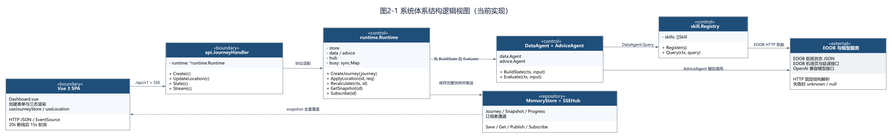
#> input picture .docxwork/out04/images/04_fig002.png, 892 x 138 px, shrunk from 2500 x 388 before the run, found by its file name
$ python measure2.py
#> lines starting #> are read from the running program, lines starting #| are printed output that depends on the picture
from PIL import Image
import numpy as np, os, statistics
base = r"D:\VST DEVELOP\aviation-journey-agent\.docxwork\out04\images"
display = {
 '04_fig002.png': (8.26,1.77), '04_fig003.png': (14.22,2.21), '04_fig004.png': (14.22,2.54),
 '04_fig005.png': (14.22,3.54), '04_fig006.png': (14.22,3.58), '04_fig007.png': (14.22,13.68),
 '04_fig008.png': (14.22,12.04), '04_fig009.png': (14.22,11.5), '04_fig010.png': (13.84,13.31),
 '04_fig011.png': (14.10,12.75), '04_fig012.png': (13.97,9.37), '04_fig013.png': (12.95,12.29),
 '04_fig014.png': (10.16,10.28), '04_fig015.png': (14.22,4.67), '04_fig016.png': (14.22,6.18),
}
for name,(cw,ch) in display.items():
    p = os.path.join(base, name)
    im = Image.open(p).convert('L'); a = np.array(im); h,w = a.shape
#> after `im = Image.open(p).convert('L')`:
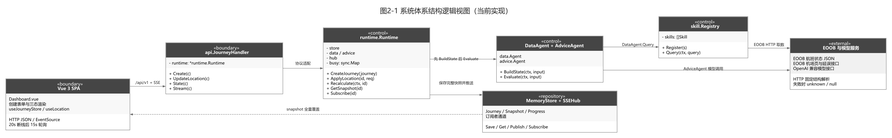
#> im: PIL image 892x138 L; min 42, max 255, mean 233.4
#> after `h, w = a.shape`: h = 138; w = 892
    # restrict to a column band that contains text (avoid big empty areas)
    sub = a[:, int(w*0.04):int(w*0.55)]
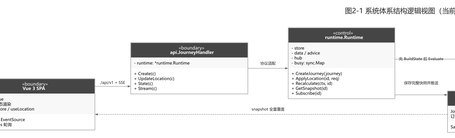
#> sub: shape (138, 455); min 44, max 255, mean 236.4
    dark = (sub < 120).sum(axis=1)
#> dark = 138 values, max 117 at index 43, min 0 at index 0, mean 31.02
    runs=[]; start=None
    for i,v in enumerate(dark):
        if v>1 and start is None: start=i
        elif v<=1 and start is not None:
            runs.append(i-start); start=None
#> this loop made 138 passes
#> v on passes 1 to 12: 0, 0, 0, 0, 0, 0, 0, 0, 11, 3, 13, 9
#> after the loop, runs = [6, 14, 14, 2, 1, 1, 28, 1, 1]
    if start is not None: runs.append(len(dark)-start)
    # single text line runs are the short ones; take the lower quartile-ish representative
    runs = sorted(r for r in runs if r>=4)
#> runs = [6, 14, 14, 28]
    if not runs: continue
    med = statistics.median(runs[:max(3,int(len(runs)*0.6))])
#> med = 14
    cm_per_px = ch/h
#> cm_per_px = 0.0128
    pt = med*cm_per_px*28.3465
#> pt = 5.09
    print(f"{name}: glyph≈{med:.0f}px of {h}px tall; displayed {ch}cm -> ≈{pt:.1f}pt")
#| 04_fig002.png: glyph≈14px of 138px tall; displayed 1.77cm -> ≈5.1pt
#> pass 2 of the loop `for name,(cw,ch) in display.items():`:
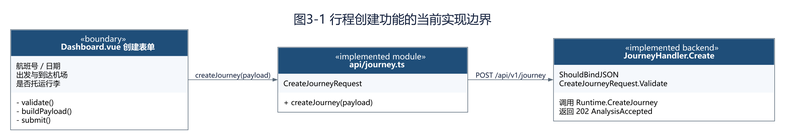
#> input picture .docxwork/out04/images/04_fig003.png, 785 x 140 px, shrunk from 2200 x 393 before the run, found by its file name
#> `im = Image.open(p).convert('L')`:
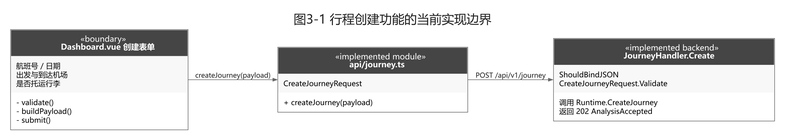
#> im: PIL image 785x140 L; min 4, max 255, mean 223
#> `sub = a[:, int(w*0.04):int(w*0.55)]`:
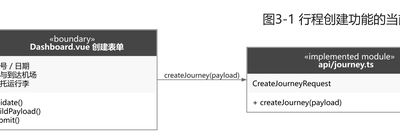
#> sub: shape (140, 400); min 12, max 255, mean 222.4
#> dark = 140 values, max 310 at index 51, min 0 at index 0, mean 55.7
#> the loop `for i,v in enumerate(dark):` made 140 passes
#> after the loop `for i,v in enumerate(dark):`: runs = [11, 48, 1, 6, 7, 6, 5]
#> `runs = sorted(r for r in runs if r>=4)`: runs = [5, 6, 6, 7, 11, 48]
#> med = 6
#> pt = 2.68
#| 04_fig003.png: glyph≈6px of 140px tall; displayed 2.21cm -> ≈2.7pt
#> pass 3 of the loop `for name,(cw,ch) in display.items():`:
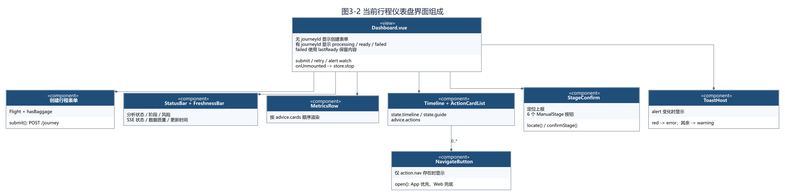
#> input picture .docxwork/out04/images/04_fig004.png, 785 x 196 px, shrunk from 2200 x 548 before the run, found by its file name
#> `im = Image.open(p).convert('L')`:
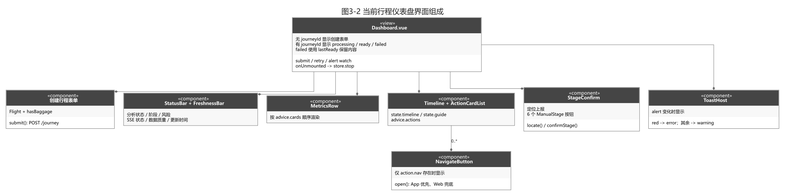
#> im: PIL image 785x196 L; min 42, max 255, mean 232.8
#> `sub = a[:, int(w*0.04):int(w*0.55)]`:
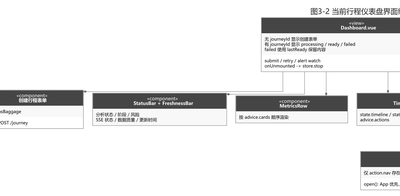
#> sub: shape (196, 400); min 44, max 255, mean 231.1
#> dark = 196 values, max 363 at index 97, min 0 at index 0, mean 40.35
#> the loop `for i,v in enumerate(dark):` made 196 passes
#> after the loop `for i,v in enumerate(dark):`: runs = [7, 15, 2, 2, 3, 1, 21, 2, 5, 15, 1, 2]
#> `runs = sorted(r for r in runs if r>=4)`: runs = [5, 7, 15, 15, 21]
#> med = 7
#> pt = 2.57
#| 04_fig004.png: glyph≈7px of 196px tall; displayed 2.54cm -> ≈2.6pt
#> (the run stopped early here; a loop or call above may not have finished)
